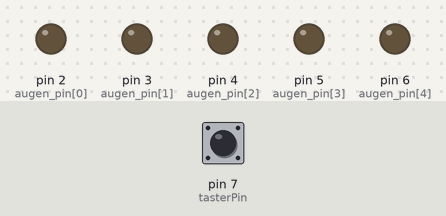
Recording of a sketch running on a simulated Arduino Uno, built with avr-gcc and run on an emulated ATmega328P. Parts: output pins drawn as LEDs (lit = HIGH). The inputs (shaded band) are chosen by the test bench; at power-on: pin 7 (tasterPin) HIGH.

Above: at 3.2 s.
3.3 s: pin 7 (tasterPin) pulled LOW for 0.15 s
At 4.1 s:
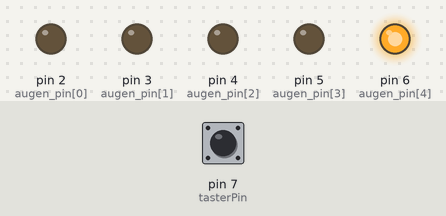
6.4 s: pin 7 (tasterPin) pulled LOW for 1 s
At 9.9 s:
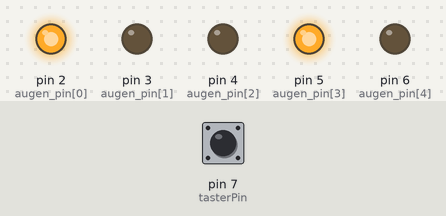
10.4 s: pin 7 (tasterPin) pulled LOW for 3.2 s
At 12.6 s:
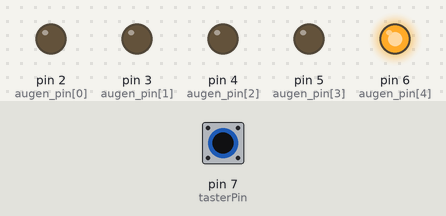
Timing chart, 0 to 16.8 s (numbered marks = the images above; inputs shaded):
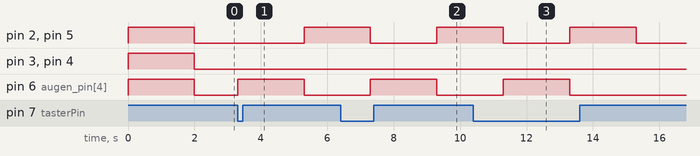

The sketch:

Wuerfel1.ino
```cpp
/*
  Würfel mit 5 Augen
  Mit einzelnen Funktionen

  Version 1.0
  Der Hobbyelektroniker
  Der Code ist Public Domain und kann ohne Einschränkungen frei verwendet werden
*/

// Anordnung der LED's
/*
 * 0     1
 *    4
 * 2     3
 */
const int anzahl_augen = 5;
const int augen_pin[anzahl_augen] = {2,3,4,5,6};
const int tasterPin = 7;

void test() {
  // alle LED ein
  for (int i=0; i<anzahl_augen; i++) {
    digitalWrite(augen_pin[i],HIGH);
  }
  delay(2000);
  // alle LED aus
  for (int i=0; i<anzahl_augen; i++) {
    digitalWrite(augen_pin[i],LOW);
  }
}

void aus() {
  for (int i=0; i<anzahl_augen; i++) {
    digitalWrite(augen_pin[i],LOW);
  }
}

void eins() {
  aus();
  digitalWrite(augen_pin[4],HIGH);
}

void zwei() {
  aus();
  digitalWrite(augen_pin[0],HIGH);
  digitalWrite(augen_pin[3],HIGH);
}

void setup() {
  for (int i=0; i<anzahl_augen; i++) {
    pinMode(augen_pin[i],OUTPUT);
  }
  pinMode(tasterPin,INPUT_PULLUP);
  test();
}

void loop() {
  if (!digitalRead(tasterPin)) {
    eins();
    delay(2000);
    zwei();
    delay(2000);
    aus();
  }
}
```

Measured:
- after the input at 3.3 s, pin 2 (augen_pin[0]), pin 5 (augen_pin[3]): LOW → HIGH after 2.0 s; pin 6 (augen_pin[4]): LOW → HIGH at once, → LOW 2.0 s later
- after the input at 6.4 s, pin 6 (augen_pin[4]): LOW → HIGH after 0.90 s, → LOW 2.0 s later
- after the input at 10.4 s, pin 6 (augen_pin[4]): LOW → HIGH after 0.90 s, → LOW 2.0 s later
